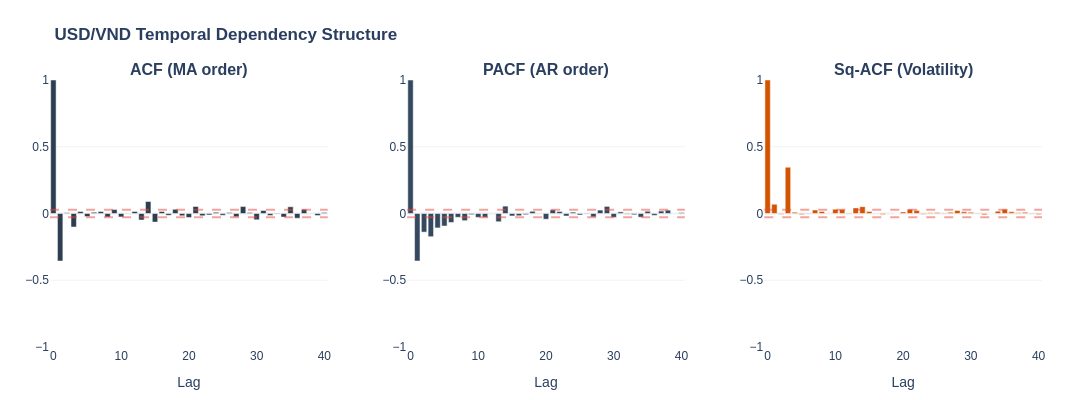

The notebook cell this image was saved under:
### Markdown cell above
### **Core Time-Series Dependencies (USD/VND)**
- **ACF:** Detects Moving Average (MA) components and general periodicity
- **PACF:** Isolates direct Autoregressive (AR) dependencies, stripping intermediate effects
- **Squared ACF:** Confirms second-moment dependency (volatility clustering) for Hybrid justification

### Code cell
from statsmodels.tsa.stattools import acf, pacf

# 1. Prepare 3-way diagnostics
series = df_train["USDVND_RET"].dropna()
lags_to_show = 40

acf_vals = acf(series, nlags=lags_to_show)
pacf_vals = pacf(series, nlags=lags_to_show)
acf_sq_vals = acf(series**2, nlags=lags_to_show)
lags = np.arange(len(acf_vals))

# 2. Setup Subplots
fig = make_subplots(
    rows=1,
    cols=3,
    subplot_titles=(
        "<b>ACF (MA order)</b>",
        "<b>PACF (AR order)</b>",
        "<b>Sq-ACF (Volatility)</b>",
    ),
    horizontal_spacing=0.08,
)

# Plots
fig.add_trace(go.Bar(x=lags, y=acf_vals, marker_color="#2c3e50"), row=1, col=1)
fig.add_trace(go.Bar(x=lags, y=pacf_vals, marker_color="#34495e"), row=1, col=2)
fig.add_trace(go.Bar(x=lags, y=acf_sq_vals, marker_color="#d35400"), row=1, col=3)

# Significance Threshold (95% CI)
ci = 1.96 / np.sqrt(len(series))
for col in [1, 2, 3]:
    fig.add_hline(
        y=ci, line_dash="dash", line_color="#e74c3c", opacity=0.5, row=1, col=col
    )
    fig.add_hline(
        y=-ci, line_dash="dash", line_color="#e74c3c", opacity=0.5, row=1, col=col
    )

# 3. Styling
fig.update_layout(
    template="plotly_white",
    height=400,
    width=1250,
    showlegend=False,
    title_text="<b>USD/VND Temporal Dependency Structure</b>",
    font=dict(family="Arial, sans-serif", size=12),
    margin=dict(t=80, b=50, l=50, r=50),
)
fig.update_xaxes(title_text="Lag")
fig.update_yaxes(
    range=[-1, 1], gridcolor="#f2f2f2"
)  # Standardize scale to see magnitude

fig.show()

### Figure 1 — Plotly figure (JSON) as saved in the notebook; plotly's stock layout.template omitted (floating-point values rounded to 4 significant figures)
{"data": [{"marker": {"color": "#2c3e50"}, "type": "bar", "x": [0, 1, 2, 3, 4, 5, 6, 7, 8, 9, 10, 11, 12, 13, 14, 15, 16, 17, 18, 19, 20, 21, 22, 23, 24, 25, 26, 27, 28, 29, 30, 31, 32, 33, 34, 35, 36, 37, 38, 39, 40], "xaxis": "x", "y": [1.0, -0.3559, 0.004919, -0.1011, 0.01465, -0.02269, 0.009238, 0.0149, -0.02634, 0.02931, -0.0254, 0.001855, 0.01467, -0.04893, 0.09035, -0.06447, 0.01497, -0.01365, 0.03137, -0.01752, -0.03033, 0.05259, -0.01735, -0.01039, 0.009095, -0.01266, 0.007566, -0.02499, 0.05216, 0.008231, -0.04723, 0.02199, -0.01446, 0.003633, -0.02702, 0.05037, -0.03509, 0.031, 0.001216, -0.0147, 0.006614], "yaxis": "y"}, {"marker": {"color": "#34495e"}, "type": "bar", "x": [0, 1, 2, 3, 4, 5, 6, 7, 8, 9, 10, 11, 12, 13, 14, 15, 16, 17, 18, 19, 20, 21, 22, 23, 24, 25, 26, 27, 28, 29, 30, 31, 32, 33, 34, 35, 36, 37, 38, 39, 40], "xaxis": "x2", "y": [1.0, -0.3559, -0.1394, -0.1738, -0.108, -0.09386, -0.06715, -0.0286, -0.0538, -0.008632, -0.02913, -0.02896, 0.001626, -0.06172, 0.05538, -0.01849, -0.01711, -0.008825, 0.01663, 0.001731, -0.04276, 0.02789, 0.01463, -0.01876, 0.01017, -0.01098, -0.003624, -0.02568, 0.02575, 0.05318, -0.02889, 0.01226, -0.004693, -0.009492, -0.02757, 0.01682, -0.01385, 0.01833, 0.02523, 0.001225, 0.007062], "yaxis": "y2"}, {"marker": {"color": "#d35400"}, "type": "bar", "x": [0, 1, 2, 3, 4, 5, 6, 7, 8, 9, 10, 11, 12, 13, 14, 15, 16, 17, 18, 19, 20, 21, 22, 23, 24, 25, 26, 27, 28, 29, 30, 31, 32, 33, 34, 35, 36, 37, 38, 39, 40], "xaxis": "x3", "y": [1.0, 0.06977, -0.005432, 0.3465, 0.009955, -0.00832, 0.003457, 0.02636, 0.0152, -0.001918, 0.03229, 0.03061, 0.00445, 0.04204, 0.05123, 0.01563, 0.002635, -0.008131, 0.002308, -2.363e-05, 0.01183, 0.0317, 0.02192, -0.0059, 0.005943, 0.007796, -0.003524, 0.009507, 0.02276, 0.01217, 0.009103, -0.002895, -0.009278, 0.0008532, 0.01745, 0.03232, 0.01243, 0.005299, 0.008891, 0.004341, -0.006967], "yaxis": "y3"}], "layout": {"annotations": [{"font": {"size": 16}, "showarrow": false, "text": "<b>ACF (MA order)</b>", "x": 0.14, "xanchor": "center", "xref": "paper", "y": 1, "yanchor": "bottom", "yref": "paper"}, {"font": {"size": 16}, "showarrow": false, "text": "<b>PACF (AR order)</b>", "x": 0.5, "xanchor": "center", "xref": "paper", "y": 1, "yanchor": "bottom", "yref": "paper"}, {"font": {"size": 16}, "showarrow": false, "text": "<b>Sq-ACF (Volatility)</b>", "x": 0.86, "xanchor": "center", "xref": "paper", "y": 1, "yanchor": "bottom", "yref": "paper"}], "font": {"family": "Arial, sans-serif", "size": 12}, "height": 400, "margin": {"b": 50, "l": 50, "r": 50, "t": 80}, "shapes": [{"line": {"color": "#e74c3c", "dash": "dash"}, "opacity": 0.5, "type": "line", "x0": 0, "x1": 1, "xref": "x domain", "y0": 0.02844, "y1": 0.02844, "yref": "y"}, {"line": {"color": "#e74c3c", "dash": "dash"}, "opacity": 0.5, "type": "line", "x0": 0, "x1": 1, "xref": "x domain", "y0": -0.02844, "y1": -0.02844, "yref": "y"}, {"line": {"color": "#e74c3c", "dash": "dash"}, "opacity": 0.5, "type": "line", "x0": 0, "x1": 1, "xref": "x2 domain", "y0": 0.02844, "y1": 0.02844, "yref": "y2"}, {"line": {"color": "#e74c3c", "dash": "dash"}, "opacity": 0.5, "type": "line", "x0": 0, "x1": 1, "xref": "x2 domain", "y0": -0.02844, "y1": -0.02844, "yref": "y2"}, {"line": {"color": "#e74c3c", "dash": "dash"}, "opacity": 0.5, "type": "line", "x0": 0, "x1": 1, "xref": "x3 domain", "y0": 0.02844, "y1": 0.02844, "yref": "y3"}, {"line": {"color": "#e74c3c", "dash": "dash"}, "opacity": 0.5, "type": "line", "x0": 0, "x1": 1, "xref": "x3 domain", "y0": -0.02844, "y1": -0.02844, "yref": "y3"}], "showlegend": false, "title": {"text": "<b>USD/VND Temporal Dependency Structure</b>"}, "width": 1250, "xaxis": {"anchor": "y", "domain": [0, 0.28], "title": {"text": "Lag"}}, "xaxis2": {"anchor": "y2", "domain": [0.36, 0.64], "title": {"text": "Lag"}}, "xaxis3": {"anchor": "y3", "domain": [0.72, 1], "title": {"text": "Lag"}}, "yaxis": {"anchor": "x", "domain": [0, 1], "gridcolor": "#f2f2f2", "range": [-1, 1]}, "yaxis2": {"anchor": "x2", "domain": [0, 1], "gridcolor": "#f2f2f2", "range": [-1, 1]}, "yaxis3": {"anchor": "x3", "domain": [0, 1], "gridcolor": "#f2f2f2", "range": [-1, 1]}}}
